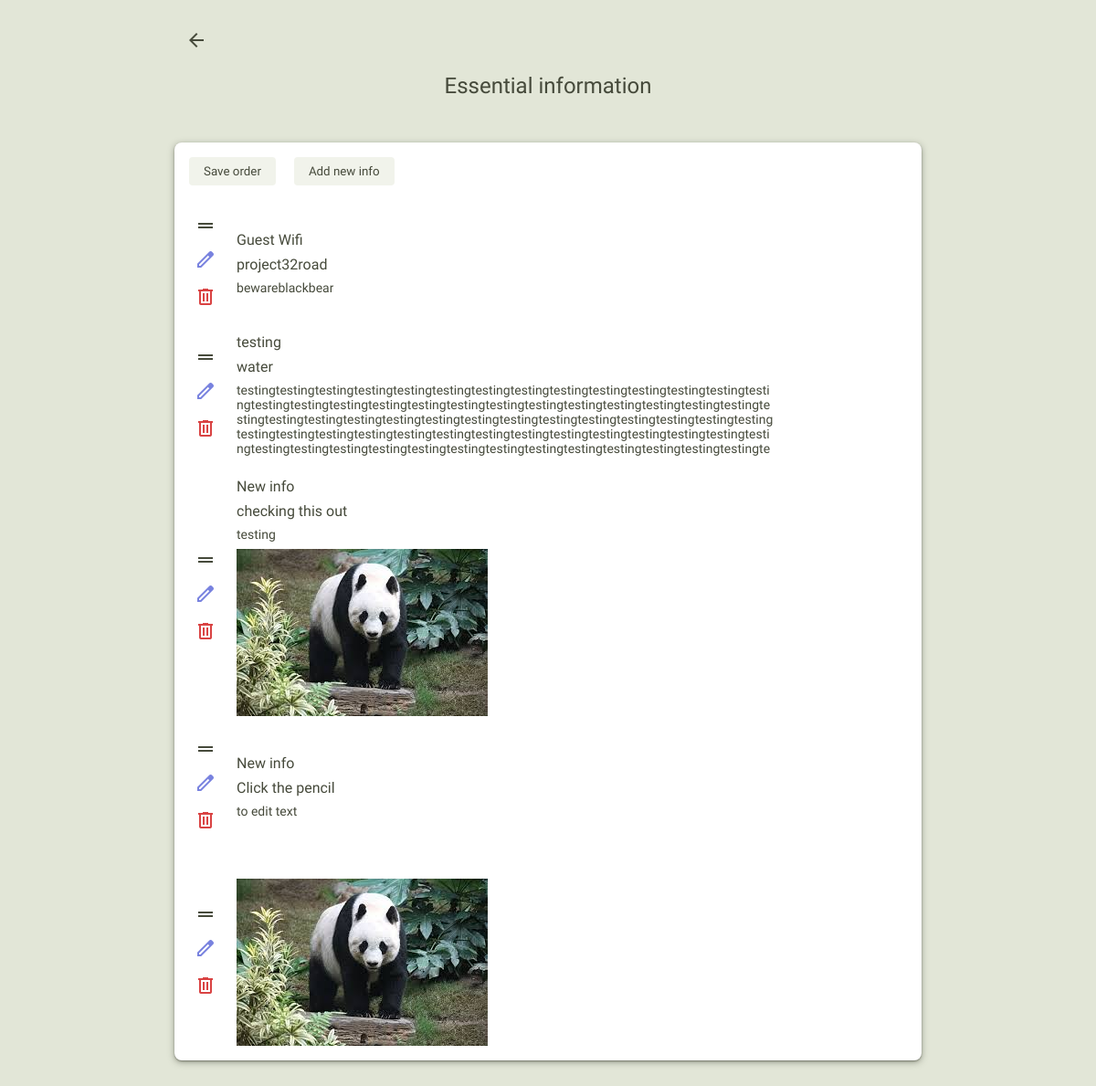
Before: /information_admin with the older database file.
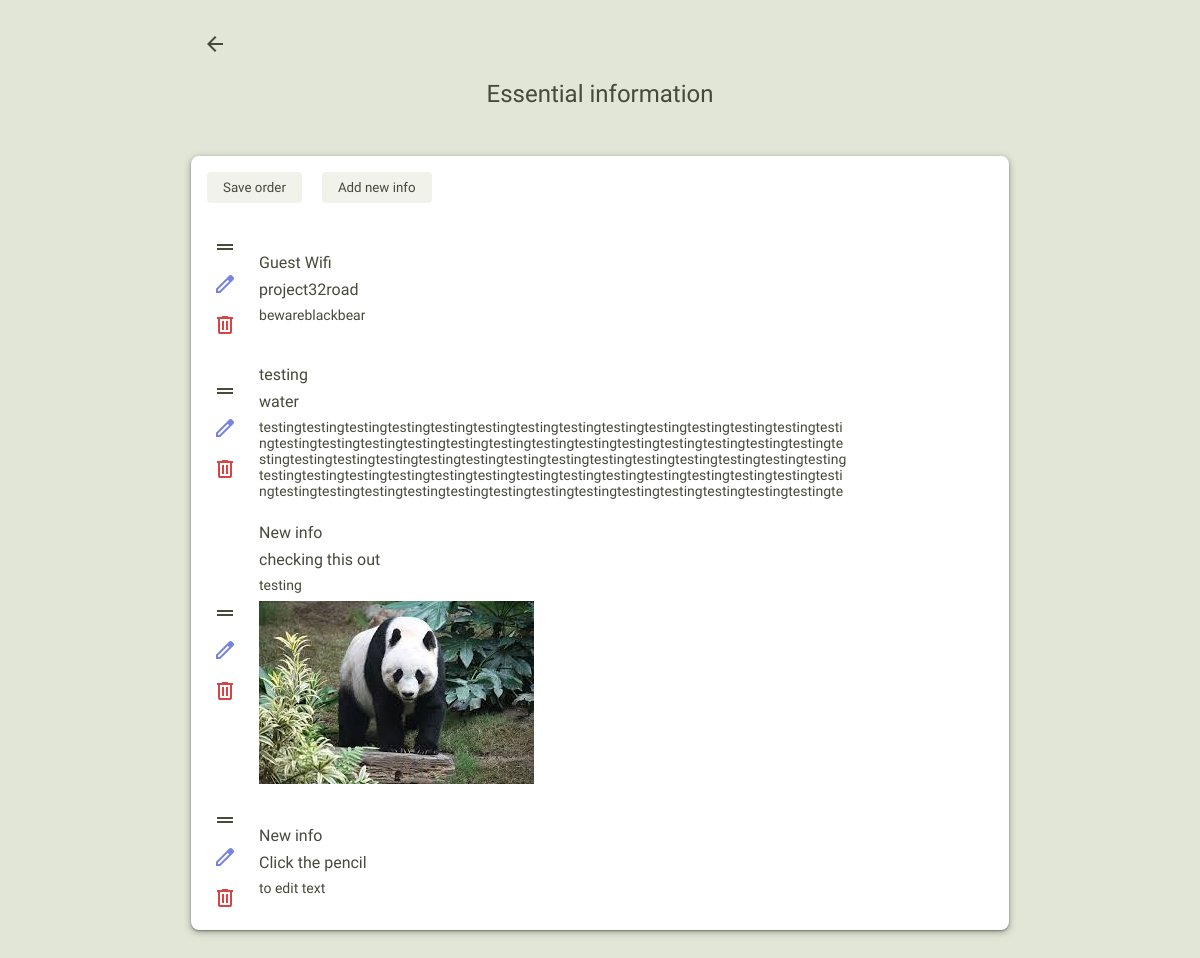
After: the same page with the newer database file.
### app/models.py (models this page shows, shortened)
class Information(models.Model):
    id = models.BigAutoField(primary_key=True)
    title = models.CharField(max_length=300)
    text = models.CharField(max_length=300)
    subtext = models.CharField(max_length=300, blank=True)
    image = models.ImageField(upload_to='info_pics/', blank=True)
    position = models.PositiveIntegerField()
    class Meta:
        ordering = ["position"]

### app/views.py (the view)
# urls.py: path("information_admin", views.information_admin, name="information_admin"),
def information_admin(request):
    infos = Information.objects.all()
    form = ImageUploadForm
    context = {
        "infos": infos,
        "form": form
    }
    return render(request, "app/information_admin.html", context)

### app/templates/app/information_admin.html (shortened to what this page needs)
{% extends 'app/layout.html' %}
{% block body %}
<div id="content-page">
    <a href="{% url 'index' %}">
        <span id="back-btn" class="material-symbols-outlined">
        </span>
    </a>
    <h3 id="content-title">Essential information</h3>
    <div id="content">
        <button data-type="info" class="save-positions btn-subtle" style="margin-right: 16px;">Save order</button>
        <button data-type="info" class="new-rule-btn btn-subtle" style="margin-bottom: 32px;">Add new info</button>
        <div id="sortable" class="list-group">
            {% for info in infos %}
                <div class="list-group-item info" id="{{ info.id }}">
                    <div class="buttons">
                        <span class="drag-btn material-symbols-outlined">
                        </span>
                        <div class="edit-btn-group">
                            <button class="edit-btn" data-action="edit" style="display: block;">
                                <span class="edit-icon material-symbols-outlined">
                                </span>
                            </button>
                        </div>
                        <button class="delete-btn" data-action="delete">
                            <span class="delete-icon material-symbols-outlined">
                            </span>
                        </button>
                    </div>
                    <div class="editable">
                        <div class="editable-title">{{ info.title }}</div>
                        <div class="editable-text">{{ info.text }}</div>
                        <div class="editable-subtext">{{ info.subtext }}</div>
                        {% if info.image %}
                            <img src="{{ info.image.url }}">
                        {% endif %}
                    </div>
                </div>
            {% endfor %}
        </div>
    </div>
</div>
{% endblock %}

Changed rows visible on the page:
removed Information: image (picture)
